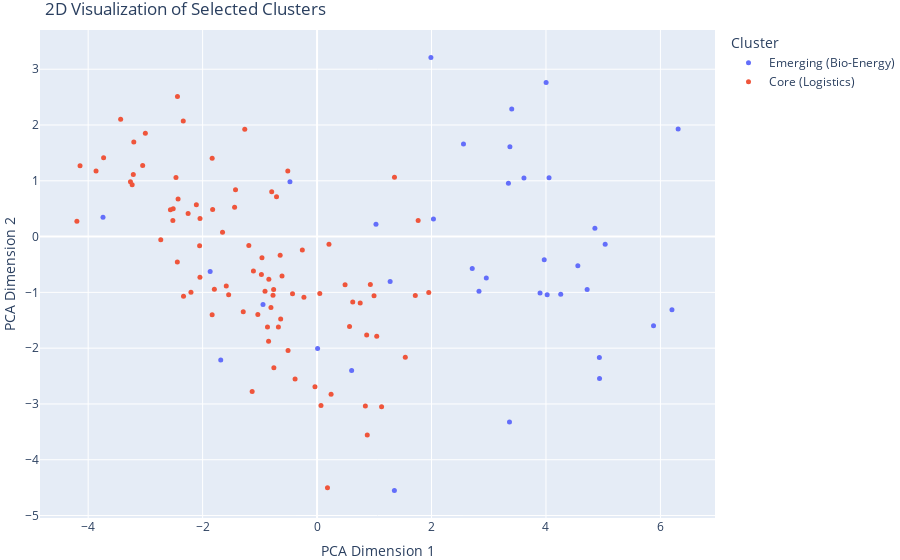

Notebook code cell kept with this figure:
### Code cell
import ipywidgets as widgets
from IPython.display import display, clear_output
import plotly.graph_objects as go
from sklearn.decomposition import PCA

# Assume 'word_embeddings' and 'labels' are already available

# Perform PCA for 2D reduction
pca = PCA(n_components=2)
pca_results = pca.fit_transform(word_embeddings)

# Get unique cluster names
unique_labels = list(set(labels))

# Create a dictionary to hold checkbox widgets for each cluster
checkboxes = {label: widgets.Checkbox(value=False, description=label) for label in unique_labels}
update_button = widgets.Button(description="Update Plot")
clear_button = widgets.Button(description="Clear Plot")

# Output widget to hold the plot
output = widgets.Output()

# Function to update the plot based on selected clusters
def on_update_button_clicked(b):
    with output:
        clear_output(wait=True)  # Clear the existing plot output properly
        selected_labels = [label for label, checkbox in checkboxes.items() if checkbox.value]
        fig = go.Figure()
        for label in selected_labels:
            indices = [i for i, l in enumerate(labels) if l == label]
            fig.add_trace(go.Scatter(
                x=pca_results[indices, 0],
                y=pca_results[indices, 1],
                mode='markers',
                marker=dict(size=5),
                name=label
            ))
        
        fig.update_layout(
            title="2D Visualization of Selected Clusters",
            xaxis_title='PCA Dimension 1',
            yaxis_title='PCA Dimension 2',
            legend_title="Cluster",
            margin=dict(l=0, r=0, b=0, t=30)
        )
        fig.show()

# Function to clear the plot output
def on_clear_button_clicked(b):
    with output:
        clear_output(wait=True)  # Ensure the output widget is cleared completely

# Set up the button events
update_button.on_click(on_update_button_clicked)
clear_button.on_click(on_clear_button_clicked)

# Display checkboxes and buttons
controls = widgets.VBox([widgets.Label("Select Clusters to Display:")] + list(checkboxes.values()) + [update_button, clear_button])
display(controls, output)

### Figure 1 — Plotly figure (JSON) as saved in the notebook; plotly's stock layout.template omitted (floating-point values rounded to 4 significant figures)
{"data": [{"marker": {"size": 5}, "mode": "markers", "name": "Emerging (Bio-Energy)", "type": "scatter", "x": [4.933, 4.936, 4.258, 4.719, -1.683, 4.021, -0.9447, 6.309, 2.957, 2.712, 4.557, 2.034, -1.868, 3.402, 1.03, 4.054, 1.989, 3.97, 4.855, 2.558, 3.896, 5.035, 3.363, 0.6041, 5.879, -3.741, 3.37, 2.829, 4.003, 3.344, 6.202, 3.615, -0.4741, 1.351, 0.009127, 1.277], "y": [-2.167, -2.544, -1.032, -0.95, -2.213, -1.045, -1.219, 1.928, -0.7444, -0.5701, -0.5207, 0.3136, -0.6265, 2.286, 0.2213, 1.055, 3.209, -0.417, 0.1481, 1.66, -1.012, -0.1379, -3.322, -2.401, -1.6, 0.3455, 1.609, -0.9796, 2.76, 0.9559, -1.313, 1.049, 0.9822, -4.551, -2.007, -0.8067]}, {"marker": {"size": 5}, "mode": "markers", "name": "Core (Logistics)", "type": "scatter", "x": [1.767, -0.384, -1.441, -0.7549, 0.5672, -3.001, -0.507, -0.9627, -0.7088, -0.8667, -2.514, -2.109, -2.439, 1.127, -4.197, 0.9954, -2.047, 1.717, -1.193, -0.8475, -2.442, -3.261, -3.047, -3.231, -1.263, 0.2079, 0.245, 1.952, -0.7927, -0.9724, -1.035, -0.4291, 0.1817, -1.134, -1.29, -1.652, -1.587, 0.04717, -0.9097, -3.211, -2.334, -2.465, -0.5115, -3.73, -1.425, 1.043, -0.8427, -2.052, 0.9312, -2.045, 0.8772, -0.7588, -2.204, -0.6122, -2.562, -1.834, -0.2296, -4.142, -3.862, -1.795, -0.03688, -0.806, -3.202, 0.06856, -2.253, 0.6233, -2.52, -2.338, -1.545, 1.353, -1.825, -1.833, 0.4894, 1.542, -2.731, -3.432, -2.429, 0.8439, -0.2576, 0.8668, -0.6757, -0.6358, -0.7699, -1.112, -0.6449, 0.7537], "y": [0.2879, -2.553, 0.5235, -2.349, -1.61, 1.853, -2.044, -0.378, 0.714, -1.621, 0.5005, 0.5718, 2.513, -3.052, 0.276, -1.061, -0.727, -1.056, -0.159, -1.878, -0.4536, 0.983, 1.274, 0.9312, 1.925, -0.1376, -2.825, -1.004, 0.805, -0.68, -1.397, -1.027, -4.504, -2.777, -1.348, 0.07787, -0.8837, -1.021, -0.9786, 1.111, -1.071, 1.059, 1.177, 1.413, 0.8387, -1.789, -0.763, -0.1642, -0.8578, 0.3244, -3.555, -0.9467, -0.9999, -0.7075, 0.4793, -1.403, -1.087, 1.27, 1.173, -0.9433, -2.691, -1.269, 1.696, -3.027, 0.4145, -1.171, 0.289, 2.073, -1.043, 1.063, 0.4832, 1.404, -0.8651, -2.163, -0.05471, 2.104, 0.6743, -3.035, -0.2423, -1.763, -1.619, -1.476, -1.051, -0.6166, -0.3348, -1.192]}], "layout": {"legend": {"title": {"text": "Cluster"}}, "margin": {"b": 0, "l": 0, "r": 0, "t": 30}, "title": {"text": "2D Visualization of Selected Clusters"}, "xaxis": {"title": {"text": "PCA Dimension 1"}}, "yaxis": {"title": {"text": "PCA Dimension 2"}}}}
